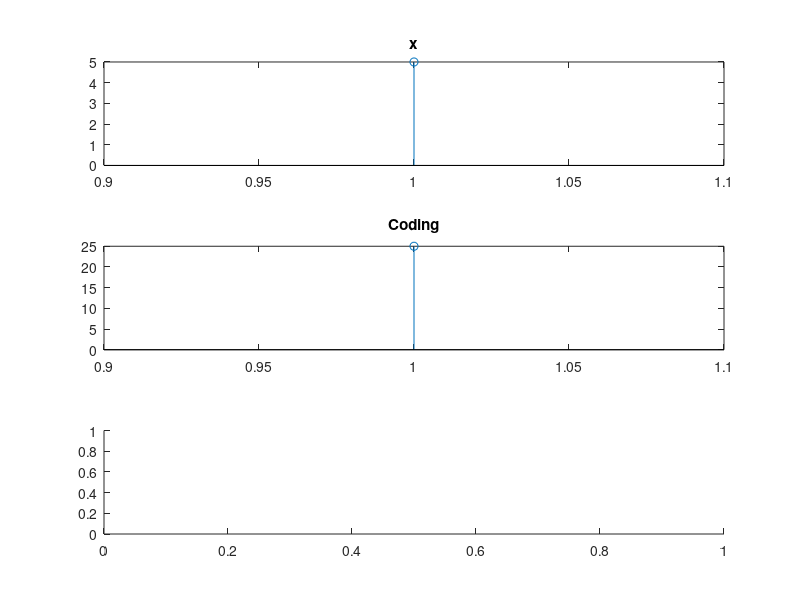

The MATLAB source for this figure: (Note: this script raises an error after producing the figure.)
clear all;
clc;
x=input('Input the Value of x:');

%negative side
f=0;
for i=1:length(x)
    ans=0;
    p=1;
    for j=length(x)-f:length(x);
        ans=ans+x(j)*x(p);
        p=p+1;
    end
    y(i)=ans;
    f=f+1;
end

%positive
for i=2:length(x)
    ans=0;
    p=i;
    for j=1:length(x)-i+1
        ans=ans+x(p)*x(j);
        p=p+1;
    end
    y(length(x)+i-1)=ans;
end


subplot(3,1,1);
stem(x);
title('x');


subplot(3,1,2);
stem(y);
title('Coding');


subplot(3,1,3);
stem(xcorr(x));
title('Function');

disp(y);
